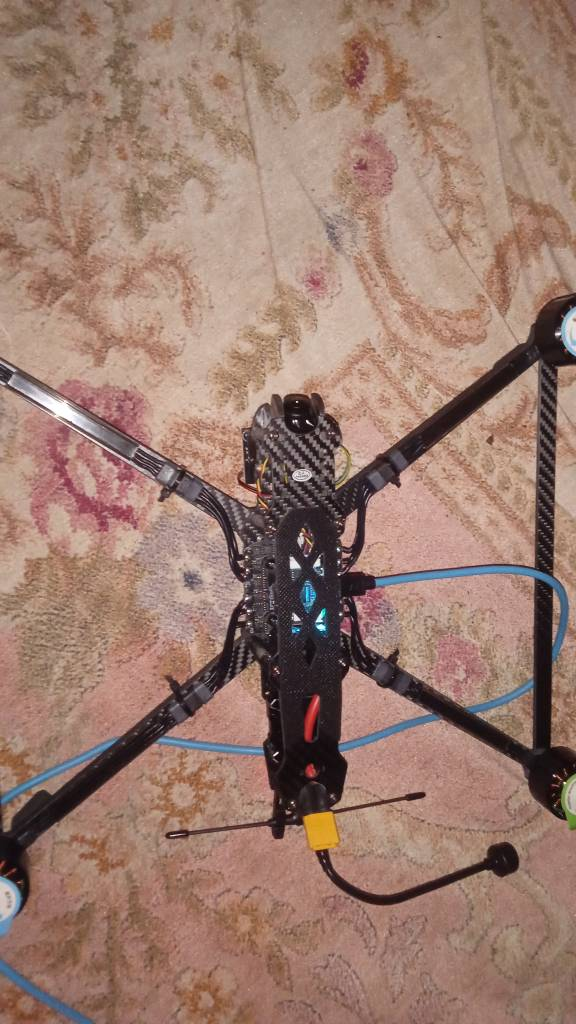
#> input picture drone.jpg, 576 x 1024 px
$ python -i matching.py   (imports and definitions only)
#> lines starting #> are read from the running program, lines starting #| are printed output that depends on the picture; after the words box and inside, x2 and y2 are one past the last pixel; in counts of white or black regions, pixels touching at a corner belong together
from __future__ import annotations

from pathlib import Path

import cv2
import numpy as np

from .types import MatchResult

FLANN_INDEX_KDTREE = 1


def _resize(image: np.ndarray, max_dim: int) -> np.ndarray:
    height, width = image.shape[:2]
    scale = max_dim / float(max(height, width))
    if scale < 1.0:
        image = cv2.resize(
            image,
            (max(1, int(round(width * scale))), max(1, int(round(height * scale)))),
            interpolation=cv2.INTER_AREA,
        )
    return image


def _read(path: str | Path, max_dim: int) -> np.ndarray | None:
#> called with path = '../drone.jpg', max_dim = 1024
    image = cv2.imread(str(path), cv2.IMREAD_COLOR)
#> image is the input picture: shape (1024, 576, 3); mean B, G, R 111.4, 124.4, 155.5
    if image is None:
        return None
    return _resize(image, max_dim)


def _prepare(image: np.ndarray, mode: str) -> np.ndarray:
#> called with mode = 'edges'
    gray = cv2.cvtColor(image, cv2.COLOR_BGR2GRAY)
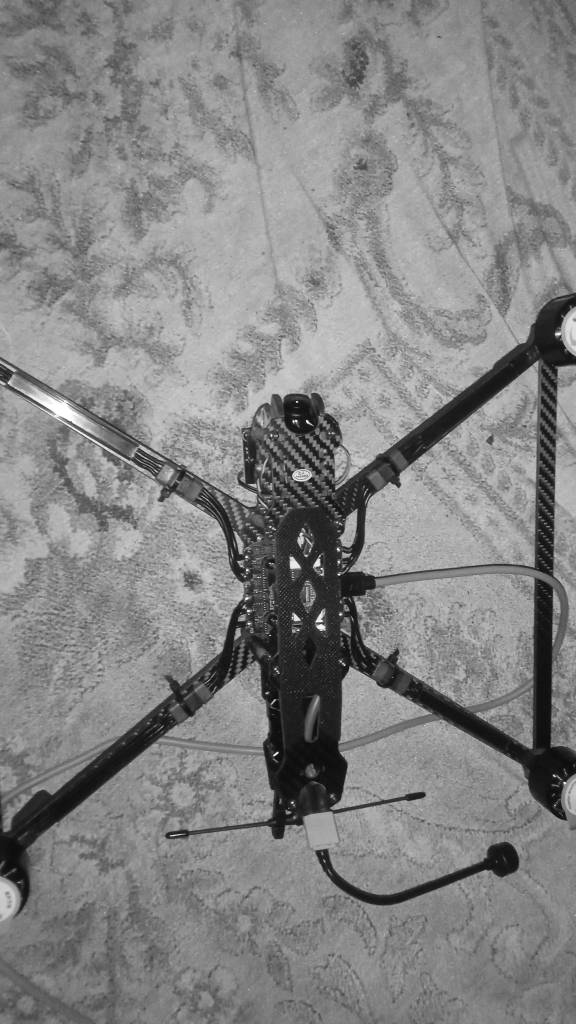
#> gray: shape (1024, 576); min 2, max 255, mean 132.2
    gray = cv2.createCLAHE(clipLimit=2.0, tileGridSize=(8, 8)).apply(gray)
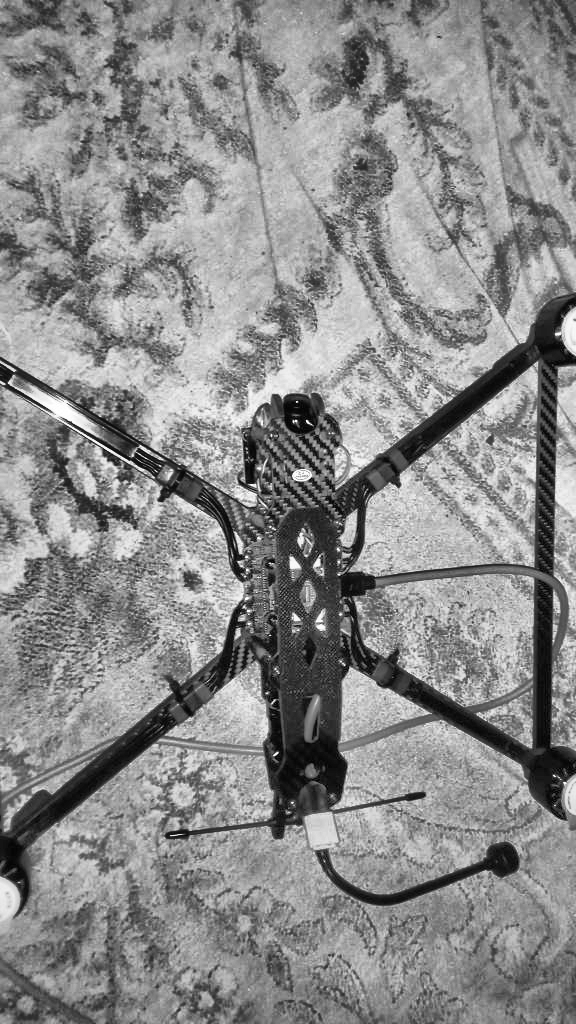
#> gray: shape (1024, 576); min 0, max 255, mean 138.7
    if mode == "edges":
        median = float(np.median(gray))
#> median = 147
        low = int(max(0, 0.66 * median))
#> low = 97
        high = int(min(255, 1.33 * median))
#> high = 195
        gray = cv2.Canny(cv2.GaussianBlur(gray, (3, 3), 0), low, high)
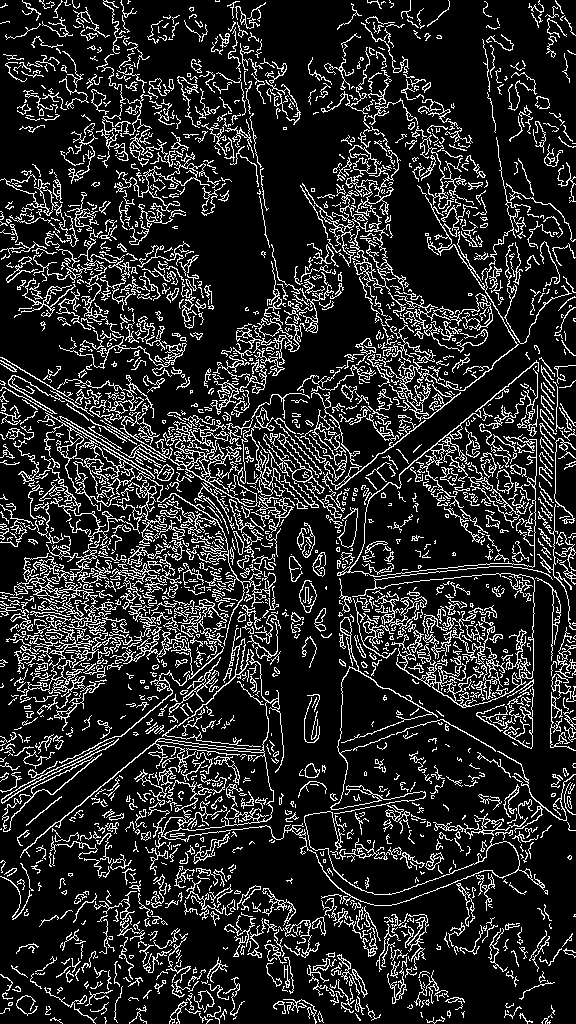
#> gray: shape (1024, 576); 15.9% white in thin lines or dots
        gray = cv2.dilate(gray, np.ones((3, 3), np.uint8), iterations=1)
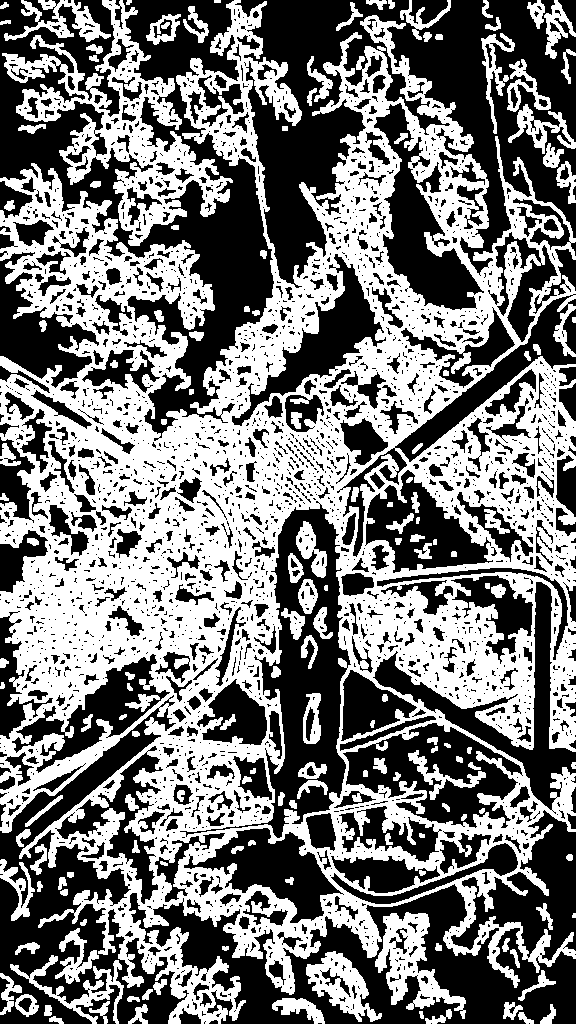
#> gray: shape (1024, 576); 47.7% white; 155 white regions (1 under 20 px), largest, box (x1, y1, x2, y2) and area: (0, 0, 576, 1024) 234515, (2, 0, 233, 246) 14568, (375, 912, 466, 1019) 3607
    elif mode != "gray":
        raise ValueError(f"Unknown match mode {mode!r}")
    return gray


def _detector(name: str = "sift"):
    key = (name or "sift").lower().strip()
    if key == "akaze":
        factory = getattr(cv2, "AKAZE_create", None)
        if factory is None and hasattr(cv2, "AKAZE"):
            factory = getattr(cv2.AKAZE, "create", None)
        if factory is None:
            raise RuntimeError(
                "this OpenCV build has no AKAZE "
                f"(cv2 {cv2.__version__}); use 'sift' or 'orb' instead"
            )
        return factory(threshold=0.0005)
    if key == "orb":
        return cv2.ORB_create(nfeatures=5000)
    if key == "sift" and hasattr(cv2, "SIFT_create"):
        return cv2.SIFT_create(nfeatures=5000, contrastThreshold=0.005, edgeThreshold=15)
    if hasattr(cv2, "SIFT_create"):
        return cv2.SIFT_create(nfeatures=5000, contrastThreshold=0.005, edgeThreshold=15)
    return cv2.ORB_create(nfeatures=5000)


def _matcher(name: str = "sift"):
    key = (name or "sift").lower().strip()
    if key == "orb":
        # binary descriptors -> brute-force Hamming
        return cv2.BFMatcher(cv2.NORM_HAMMING, crossCheck=False)
    index_params = dict(algorithm=FLANN_INDEX_KDTREE, trees=5)
    search_params = dict(checks=64)
    return cv2.FlannBasedMatcher(index_params, search_params)


def _coverage(points: np.ndarray, shape: tuple[int, int]) -> float:
    height, width = shape
    if len(points) < 3:
        return 0.0
    hull = cv2.convexHull(points.astype(np.float32))
    return float(cv2.contourArea(hull) / float(width * height))


def match_images(
    ref_path: str | Path,
    target_path: str | Path,
    mode: str = "edges",
    max_dim: int = 1024,
    ratio: float = 0.75,
    ransac_px: float = 5.0,
    min_inliers: int = 15,
    min_ratio: float = 0.15,
    min_coverage: float = 0.03,
    detector: str = "sift",
) -> tuple[MatchResult, np.ndarray | None]:
    """Load two images from disk and match them (see :func:`match_arrays`)."""
    return match_arrays(
        _read(ref_path, max_dim),
        _read(target_path, max_dim),
        mode=mode,
        max_dim=max_dim,
        ratio=ratio,
        ransac_px=ransac_px,
        min_inliers=min_inliers,
        min_ratio=min_ratio,
        min_coverage=min_coverage,
        detector=detector,
        ref_name=str(ref_path),
        target_name=str(target_path),
    )


def match_arrays(
    ref_image: np.ndarray | None,
    target_image: np.ndarray | None,
    *,
    mode: str = "edges",
    max_dim: int = 1024,
    ratio: float = 0.75,
    ransac_px: float = 5.0,
    min_inliers: int = 15,
    min_ratio: float = 0.15,
    min_coverage: float = 0.03,
    detector: str = "sift",
    ref_name: str = "<array>",
    target_name: str = "<array>",
) -> tuple[MatchResult, np.ndarray | None]:
    """Match two in-memory BGR images.

    Same geometry and gate as :func:`match_images`, but without touching the
    filesystem — the navigation loop calls this a few times per second.
    """
    if ref_image is not None:
        ref_image = _resize(ref_image, max_dim)
    if target_image is not None:
        target_image = _resize(target_image, max_dim)
    empty = MatchResult(
        ref=ref_name,
        target=target_name,
        mode=mode,
        keypoints_ref=0,
        keypoints_target=0,
        good_matches=0,
        inliers=0,
        inlier_ratio=0.0,
        median_reproj=None,
        scale=None,
        rotation_deg=None,
        coverage=0.0,
        success=False,
    )
    if ref_image is None or target_image is None:
        return empty, None

    ref_gray = _prepare(ref_image, mode)
    target_gray = _prepare(target_image, mode)
    detector_impl = _detector(detector)
    kp_ref, des_ref = detector_impl.detectAndCompute(ref_gray, None)
#> kp_ref = 5000 keypoints; strongest (x, y, size): (493, 719, 2.1), (123, 69, 2.1), (89, 655, 2), (483, 854, 2)
    kp_target, des_target = detector_impl.detectAndCompute(target_gray, None)
#> kp_target has the same summary as kp_ref
    if des_ref is None or des_target is None or len(kp_ref) < 4 or len(kp_target) < 4:
        empty.keypoints_ref = len(kp_ref)
        empty.keypoints_target = len(kp_target)
        return empty, None

    knn = _matcher(detector).knnMatch(des_ref, des_target, k=2)
#> knn = 5000 matches
    good = [pair[0] for pair in knn if len(pair) == 2 and pair[0].distance < ratio * pair[1].distance]
#> good = 5000 matches
    if len(good) < 4:
        empty.keypoints_ref = len(kp_ref)
        empty.keypoints_target = len(kp_target)
        empty.good_matches = len(good)
        return empty, None

    src = np.float32([kp_ref[m.queryIdx].pt for m in good])
#> src = 5000 pairs, first value 2.28 to 572.9, second value 3 to 1020.6
    dst = np.float32([kp_target[m.trainIdx].pt for m in good])
#> dst has the same summary as src
    homography, mask = cv2.findHomography(src, dst, cv2.RANSAC, ransac_px, maxIters=5000, confidence=0.999)
#> homography = [[1, -9.7e-17, 6.01e-16], [-3.49e-16, 1, 1.93e-13], [-6.42e-19, -3.63e-19, 1]]; mask = 5000 values from 1 to 1
    if homography is None or mask is None:
        empty.keypoints_ref = len(kp_ref)
        empty.keypoints_target = len(kp_target)
        empty.good_matches = len(good)
        return empty, None

    inlier_mask = mask.ravel().astype(bool)
    inliers = int(inlier_mask.sum())
#> inliers = 5000
    inlier_ratio = inliers / float(len(good)) if good else 0.0
#> inlier_ratio = 1
    inlier_src = src[inlier_mask]
#> inlier_src has the same summary as src
    inlier_dst = dst[inlier_mask]
#> inlier_dst has the same summary as src

    reproj = None
    scale = None
    rotation = None
    if inliers >= 4:
        projected = cv2.perspectiveTransform(inlier_src.reshape(-1, 1, 2), homography).reshape(-1, 2)
#> projected has the same summary as src
        errors = np.linalg.norm(projected - inlier_dst, axis=1)
#> errors = 5000 values from 0 to 0
        reproj = float(np.median(errors))
#> reproj = 0
        affine, _ = cv2.estimateAffinePartial2D(
            inlier_src,
            inlier_dst,
            method=cv2.RANSAC,
            ransacReprojThreshold=ransac_px,
        )
#> affine = [[1, 0, 0], [0, 1, 0]]
        if affine is not None:
            scale = float(np.hypot(affine[0, 0], affine[0, 1]))
#> scale = 1
            rotation = float(np.degrees(np.arctan2(affine[0, 1], affine[0, 0])))
#> rotation = 0

    coverage = _coverage(inlier_dst, target_gray.shape[:2])
#> in _coverage, `hull = cv2.convexHull(points.astype(np.float32))`: hull = 16 rows, first 8: [572.9, 710.5], [572, 933.7], [553.2, 1011.7], [512.3, 1018.6], [371.1, 1020.6], [50.51, 1019.9], [3.13, 1012.6], [2.28, 682.9]
#> coverage = 0.979
    result = MatchResult(
        ref=ref_name,
        target=target_name,
        mode=mode,
        keypoints_ref=len(kp_ref),
        keypoints_target=len(kp_target),
        good_matches=len(good),
        inliers=inliers,
        inlier_ratio=inlier_ratio,
        median_reproj=reproj,
        scale=scale,
        rotation_deg=rotation,
        coverage=coverage,
        success=inliers >= min_inliers and inlier_ratio >= min_ratio and coverage >= min_coverage,
    )
    return result, homography


# [52 lines left out: functions warp_to_target, draw_matches, not called in this run]

>>> result = match_images('../drone.jpg', 'out.png')
